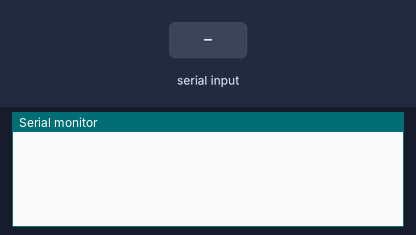
A sketch run on a simulated Arduino Uno, built with avr-gcc and run on an emulated ATmega328P. Shown: the last lines printed to the serial monitor. The inputs (shaded band) are chosen by the test bench.

Above: at 1.2 s.
1.3 s: "1" received over the second serial link
At 2.3 s:
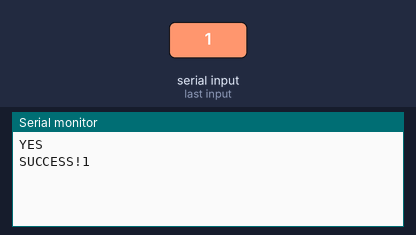
2.8 s: "0" received over the second serial link
At 3.5 s:
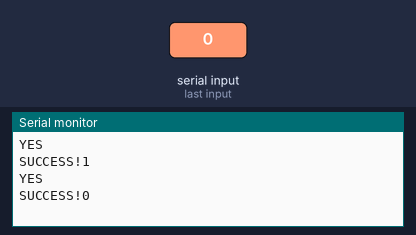
4.3 s: "2" received over the second serial link
At 4.6 s:
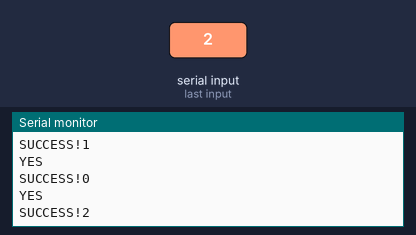

Measured:
- after the input at 1.3 s, the serial monitor: prints a new line at once (image 1)
- after the input at 2.8 s, the serial monitor: prints a new line at once (image 2)
- after the input at 4.3 s, the serial monitor: prints a new line at once (image 3)

The sketch:

HC06_Test_Communications.ino
```cpp
#include <SoftwareSerial.h>
SoftwareSerial HC05(10,11);

char jobs;

void setup() {
  // put your setup code here, to run once:

  HC05.begin(9600);
  Serial.begin(9600);
//  HC05.println("Ready");

}

void loop() {
  // put your main code here, to run repeatedly:

  if(HC05.available() > 0){
    Serial.println("YES ");
    jobs = HC05.read();
    if(jobs > 0){
      Serial.print("SUCCESS!");
    }
    Serial.println(jobs);
    HC05.println("Delivered");
  }

}
```
